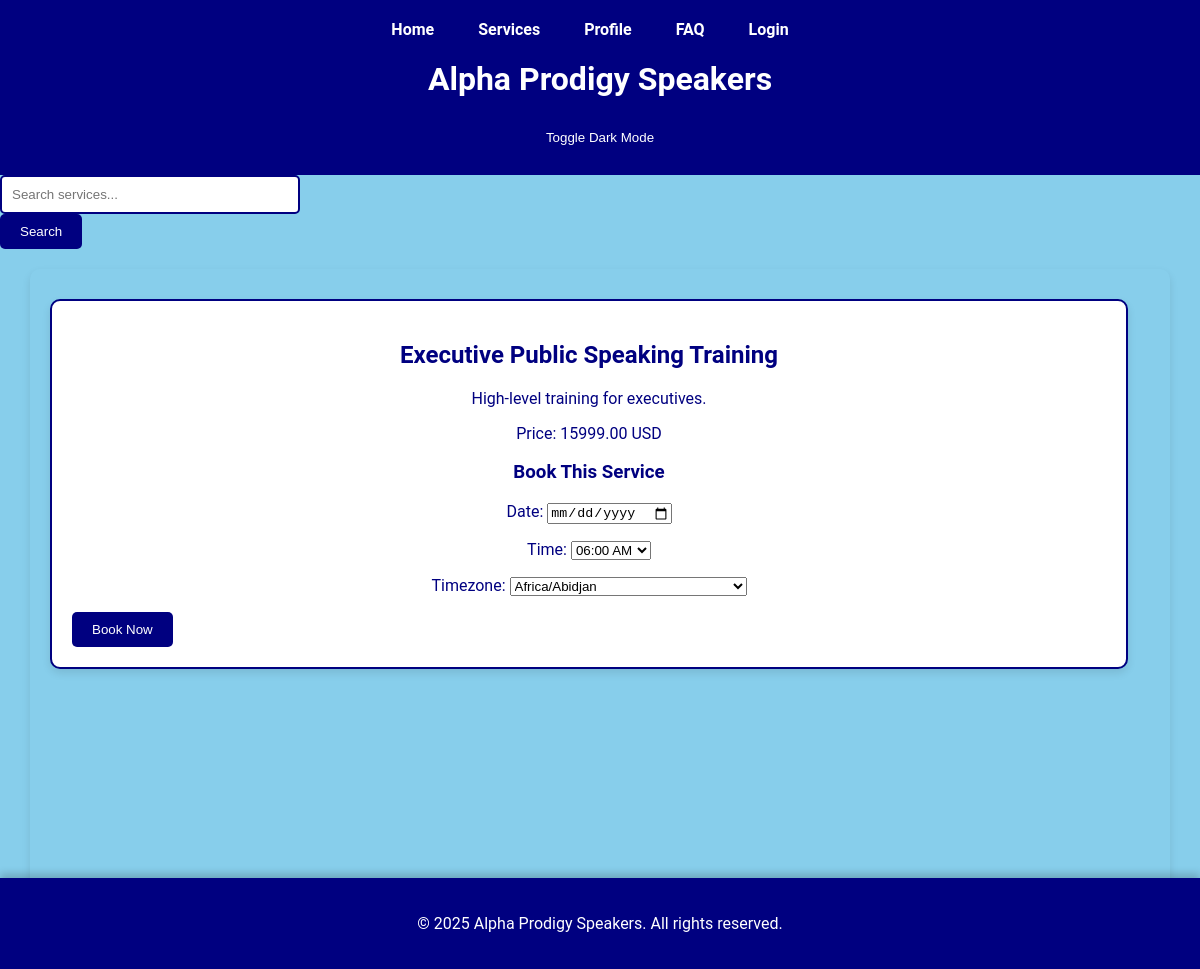
The page /speakers/services/1/ on the database as committed earlier.
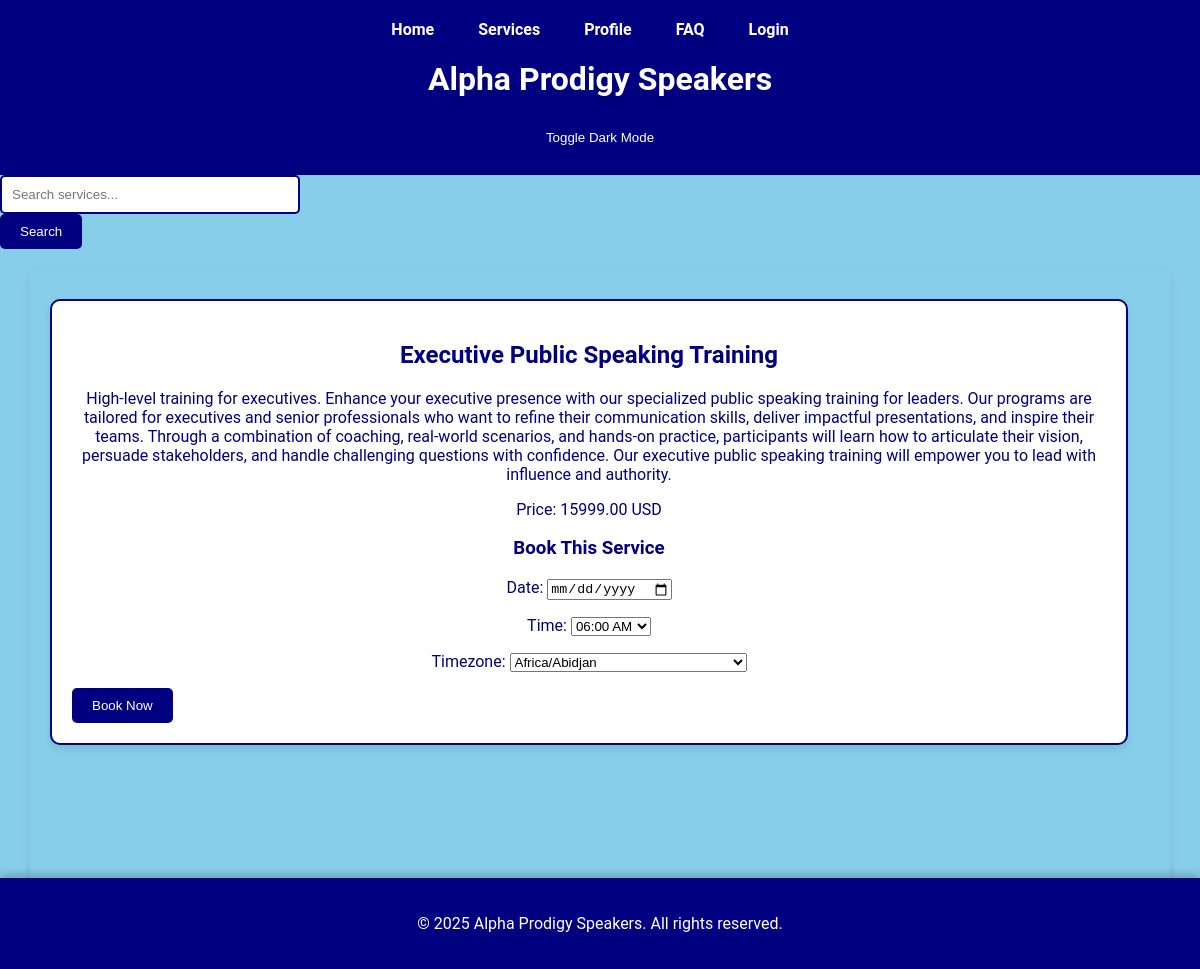
The same page on the database as committed later.
### speakers/models.py (models this page shows, shortened)
class Service(models.Model):
    name = models.CharField(max_length=100)
    description = models.TextField()
    price = models.DecimalField(max_digits=10, decimal_places=2)
    class Meta:
        ordering = ['name']  # Order by name by default

### speakers/views.py (the view)
# urls.py: path('services/<int:service_id>/', views.service_detail_view, name='service_detail'),
def service_detail_view(request, service_id):
    service = get_object_or_404(Service, id=service_id)
    if request.method == 'POST':
        form = BookingForm(request.POST)
        if form.is_valid():
            booking = form.save(commit=False)
            booking.user = request.user
            booking.service = service
            booking.save()
            return redirect('payment', booking_id=booking.id)
    else:
        form = BookingForm()
    return render(request, 'service_detail.html', {'service': service, 'form': form})

### templates/htmls/service_detail.html (shortened to what this page needs)
{% extends 'base.html' %}
{% block content %}
<section id="service-detail">
    <h2>{{ service.name }}</h2>
    <p>{{ service.description }}</p>
    <p>Price: {{ service.price }} USD</p>
    <h3>Book This Service</h3>
    <form method="post">
        {{ form.as_p }}
        <button type="submit" class="btn">Book Now</button>
    </form>
</section>
{% endblock %}

Rows that differ between the two databases and show on the page:
changed Service "Executive Public Speaking Training": description "High-level training for executives." → "High-level training for executives. Enhance your executive presence with our specialized public speaking training for leaders. Our programs are tailored for executives and senior professionals who want to refine their communication skills, deliver impactful presentations, and inspire their teams. Through a combination of coaching, real-world scenarios, and hands-on practice, participants will learn how to articulate their vision, persuade stakeholders, and handle challenging questions with confidence. Our executive public speaking training will empower you to lead with influence and authority."
